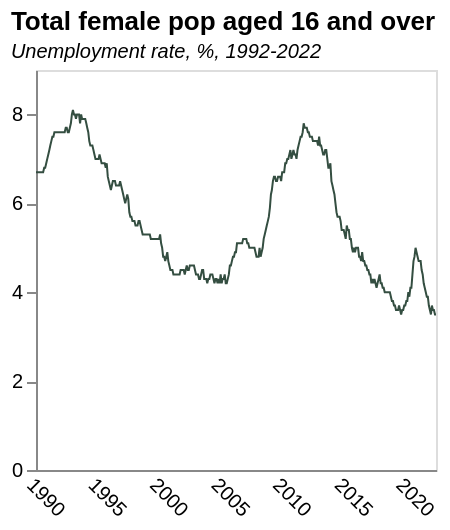

Source (Vega-Lite JSON):
### Vega-Lite specification from a JSON file in a GitHub repository (floating-point values rounded to 4 significant figures; data arrays with more than 128 entries replaced by an {"elided": "..."} marker saying what was removed)
{"$schema": "https://vega.github.io/schema/vega-lite/v5.json", "title": {"text": "Total female pop aged 16 and over ", "subtitle": "Unemployment rate, %, 1992-2022", "subtitleFontStyle": "italic", "subtitleFontSize": 10, "anchor": "start", "color": "black"}, "data": {"values": {"elided": "391 records"}}, "height": 200, "width": 200, "mark": {"type": "line", "strokeWidth": 1, "color": "#344E41"}, "encoding": {"x": {"field": "date", "type": "temporal", "axis": {"title": "", "grid": false, "ticks": false, "labelAngle": 45}}, "y": {"field": "value", "type": "quantitative", "axis": {"title": "", "grid": false}}}}
